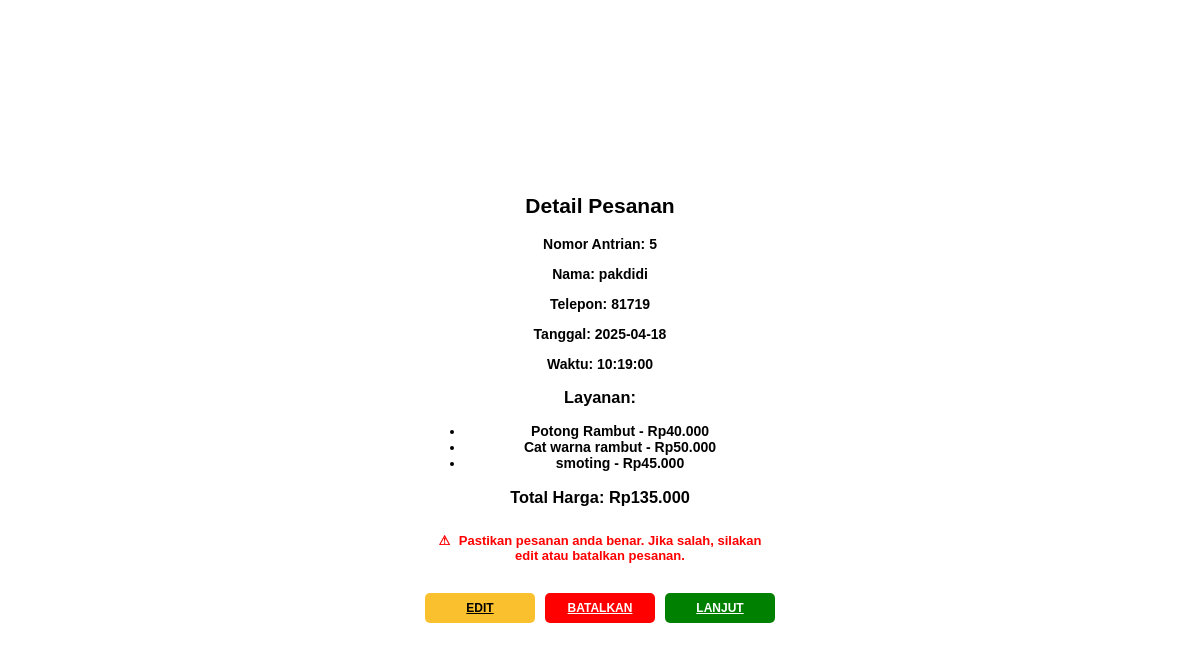
Screenshot of /barbershop/editpesan.php?id=53 with the database file from the repository.
### tables this page shows
CREATE TABLE `detail_pesanan` (
  `id` int(11) NOT NULL,
  `nomor_antrian` int(11) NOT NULL,
  `nama` varchar(255) NOT NULL,
  `phone` varchar(15) NOT NULL,
  `tanggal` date NOT NULL,
  `waktu` time NOT NULL,
  `layanan_terpilih` text DEFAULT NULL,
  `total_harga` int(11) NOT NULL,
  `created_at` timestamp NOT NULL DEFAULT current_timestamp(),
  `status` enum('Belum','Proses','Selesai') DEFAULT 'Belum'
);

CREATE TABLE `services` (
  `id` int(11) NOT NULL,
  `name` varchar(255) NOT NULL,
  `price` int(11) NOT NULL
);

### barbershop/editpesan.php (the view, shortened to what this page needs)
<?php
include 'koneksi.php';
$pesanan_id = $_GET['id'];
$query_pesanan = "SELECT * FROM detail_pesanan WHERE id = '$pesanan_id'";
$result_pesanan = mysqli_query($conn, $query_pesanan);
$pesanan = mysqli_fetch_assoc($result_pesanan);
$query_services = "SELECT s.name, s.price FROM pesanan_services ps
                   JOIN services s ON ps.service_id = s.id
                   WHERE ps.pesanan_id = '$pesanan_id'";
$result_services = mysqli_query($conn, $query_services);
$services = [];
$total_harga = 0;
if ($result_services) {
    while ($row = mysqli_fetch_assoc($result_services)) {
        $services[] = $row;
        $total_harga += $row['price'];
    }
}
?>
<!DOCTYPE html>
<html lang="id">
<head>
    <link rel="stylesheet" href="css/editpesan.css">
</head>
<body>
    <div class="background-slideshow"></div>
    <div class="receipt-container">
        <h2>Detail Pesanan</h2>
        <p><strong>Nomor Antrian:</strong> <?php echo htmlspecialchars($pesanan['nomor_antrian']); ?></p>
        <p><strong>Nama:</strong> <?php echo htmlspecialchars($pesanan['nama']); ?></p>
        <p><strong>Telepon:</strong> <?php echo htmlspecialchars($pesanan['phone']); ?></p>
        <p><strong>Tanggal:</strong> <?php echo htmlspecialchars($pesanan['tanggal']); ?></p>
        <p><strong>Waktu:</strong> <?php echo htmlspecialchars($pesanan['waktu']); ?></p>
        <h3>Layanan:</h3>
        <ul>
            <?php if (count($services) > 0): ?>
                <?php foreach ($services as $service): ?>
                    <li><?= htmlspecialchars($service['name']) ?> - Rp<?= number_format($service['price'], 0, ',', '.') ?></li>
                <?php endforeach; ?>
            <?php else: ?>
                <li>Tidak ada layanan yang dipilih.</li>
            <?php endif; ?>
        </ul>
        <h3>Total Harga: Rp<?= number_format($total_harga, 0, ',', '.') ?></h3>
        <div class="info-box">
            <span class="icon-warning">⚠</span>
            Pastikan pesanan anda benar. Jika salah, silakan edit atau batalkan pesanan.
        </div>
        <div class="button-group">
            <a href="edit_pesanan.php?id=<?= $pesanan_id ?>" class="btn btn-edit">Edit</a>
            <a href="batalkan_pesanan.php?id=<?= $pesanan_id ?>" class="btn btn-cancel">Batalkan</a>
            <a href="selesai.php?id=<?= $pesanan_id ?>" class="btn btn-continue">Lanjut</a>
        </div>
    </div>
</body>
</html>

### barbershop/css/editpesan.css (style rules this page uses)
html, body { height: 100%; position: relative; }
body { font-family: 'Poppins', sans-serif; color: white; margin: 0; padding: 0; display: flex; justify-content: center; align-items: center; background: none; overflow: hidden; }
.background-slideshow { position: fixed; top: 0; left: 0; width: 100%; height: 100%; z-index: -1; background-size: cover; background-position: center; animation: slide 24s infinite linear; opacity: 0.6; }
.receipt-container { position: relative; z-index: 1; background: white; color: black; width: 350px; padding: 20px; border-radius: 10px; box-shadow: 0px 4px 20px rgba(255, 255, 255, 0.2); text-align: center; font-size: 14px; font-weight: bold; }
.button-group { display: flex; justify-content: space-between; margin-top: 20px; gap: 10px; flex-wrap: wrap; }
.btn { flex: 1; padding: 8px 12px; border: none; border-radius: 5px; cursor: pointer; font-weight: bold; text-transform: uppercase; font-size: 12px; text-align: center; }
.btn-edit { background-color: #fbc02d; color: black; }
.btn-cancel { background-color: red; color: white; }
.btn-continue { background-color: green; color: white; }
.info-box { background-color: rgba(255, 255, 255, 0.9); color: red; padding: 10px; border-radius: 5px; font-size: 13px; margin-top: 15px; font-weight: bold; }
.icon-warning { margin-right: 5px; }

### rows the page displays
detail_pesanan: nomor_antrian "5", nama "pakdidi", phone "81719", tanggal "2025-04-18", waktu "10:19:00"
services: name "Potong Rambut", price "40.000"
services: name "Cat warna rambut", price "50.000"
services: name "smoting", price "45.000"

### other values shown
$total_harga "135.000"
